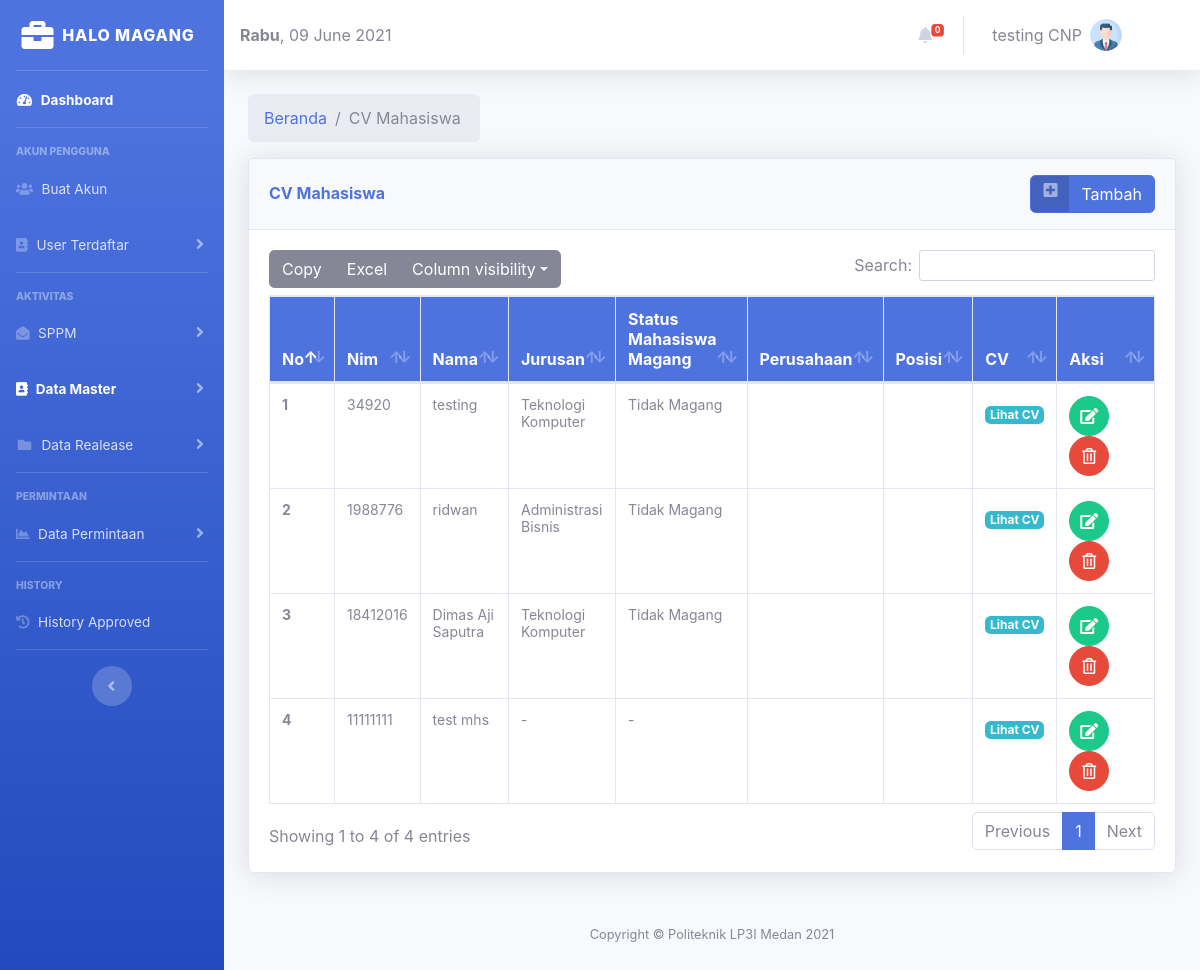
Page /views_cnp/cv_mahasiswa.php (signed in) on the committed database.
### tables this page shows
CREATE TABLE `tb_cvmahasiswa` (
  `id` int(11) NOT NULL,
  `nim` varchar(50) DEFAULT NULL,
  `nama_mahasiswa` varchar(100) DEFAULT NULL,
  `no_hp` varchar(20) DEFAULT NULL,
  `jurusan` varchar(100) DEFAULT NULL,
  `status_mahasiswa` varchar(20) DEFAULT NULL,
  `perusahaan` varchar(100) DEFAULT NULL,
  `jabatan` varchar(100) DEFAULT NULL,
  `tahun_angkatan` varchar(20) DEFAULT NULL,
  `ip1` varchar(10) DEFAULT NULL,
  `ip2` varchar(10) DEFAULT NULL,
  `ip3` varchar(10) DEFAULT NULL,
  `ip4` varchar(10) DEFAULT NULL,
  `total` varchar(10) DEFAULT NULL,
  `gambar` varchar(100) DEFAULT NULL
);

### views_cnp/cv_mahasiswa.php (the view, shortened to what this page needs)
<?php
include '../conn/koneksi.php';
include '../component/header.php';
?>
<body id="page-top">
    <?php
    include 'menu.php';
    include '../component/profile1.php';
    ?>
    <div class="container-fluid">
        <nav aria-label="breadcrumb ">
            <ol class="breadcrumb col-lg-3">
                <li class="breadcrumb-item"><a href="index.php">Beranda</a></li>
                <li class="breadcrumb-item active" aria-current="page">CV Mahasiswa</li>
            </ol>
        </nav>
        <div class="card shadow mb-4">
            <div class="card-header py-3 d-flex flex-row align-items-center justify-content-between">
                <h6 class="m-0 font-weight-bold text-primary">CV Mahasiswa</h6>
                <div class="dropdown no-arrow">
                    <button type="button" class="btn btn-primary btn-icon-split" data-toggle="modal" data-target="#tambahCv" style="float: right;">
                        <span class="icon text-white-50">
                            <i class="fa fa-plus-square" aria-hidden="true"></i>
                        </span>
                        <span class="text">Tambah</span>
                        </a></button>
                </div>
            </div>
            <div class="card-body">
                <div class="table-responsive">
                    <table id="datatable" class="table table-hover table-bordered " style="width:100%">
                        <thead class="bg-primary">
                            <tr>
                                <th scope="col" style="color: white">No</th>
                                <th scope="col" style="color: white">Nim</th>
                                <th scope="col" style="color: white; width: 30px;">Nama</th>
                                <th scope="col" style="color: white">Jurusan</th>
                                <th scope="col" style="color: white">Status Mahasiswa Magang</th>
                                <th scope="col" style="color: white; ">Perusahaan</th>
                                <th scope="col" style="color: white; ">Posisi</th>
                                <th scope="col" style="color: white; ">CV</th>
                                <th scope="col" style="color: white; width: 120px">Aksi</th>
                            </tr>
                        </thead>
                        <tbody>
                            <?php
                            $no = 0;
                            $data = mysqli_query($conn, "select * from tb_cvmahasiswa");
                            while ($d = mysqli_fetch_array($data)) {
                                $no++;
                            ?>
                                <tr>
                                    <th scope="row" style="font-size: 14px"><?php echo $no; ?></th>
                                    <td style="font-size: 14px"><?php echo $d['nim'];  ?></td>
                                    <td style="font-size: 14px"><?php echo $d['nama_mahasiswa'];  ?></td>
                                    <td style="font-size: 14px"><?php $jurusan = $d['jurusan'];
                                                                if ($jurusan == "-") {
                                                                    echo $jurusan = "-";
                                                                } else if ($jurusan == "AB") {
                                                                    echo $jurusan = "Administrasi Bisnis";
                                                                } else if ($jurusan == "TK") {
                                                                    echo $jurusan = "Teknologi Komputer";
                                                                } else {
                                                                    echo $jurusan = "Akutansi";
                                                                } ?></td>
                                    <td style="font-size: 14px"><?php $status_M = $d['status_mahasiswa'];
                                                                if ($status_M == "-") {
                                                                    echo $status_M = "-";
                                                                } else if ($status_M == "1") {
                                                                    echo $status_M = "Magang";
                                                                } else {
                                                                    echo $status_M = "Tidak Magang";
                                                                } ?></td>
                                    <td style="font-size: 14px"><?php echo $d['perusahaan']  ?></td>
                                    <td style="font-size: 14px"><?php echo $d['jabatan']  ?></td>
                                    <td> <a href="view_cv.php?id=<?php echo $d['id']; ?>" class="badge badge-info" onclick="basicPopup(this.href); return false" style="margin-top: 10px;">Lihat CV</a>
                                    <td> <a href=" #" class="btn btn-success btn-circle" data-target="#edit<?php echo $d['id']; ?>" data-toggle="modal">
                                            <i class="fas fa-edit"></i>
                                        </a>
                </div>
                <a href="delete_cv.php?id=<?= $d['id'] ?>" class="btn btn-danger btn-xs delete-data btn-circle">
                    <i class="far fa-trash-alt"></i>
                </a>
            <?php }
            ?>
            </div>
        </div>
    </div>
    <?php
    include '../component/footer.php';
    ?>
</body>
</html>

### rows in the picture
tb_cvmahasiswa: nim "34920", nama_mahasiswa "testing"
tb_cvmahasiswa: nim "1988776", nama_mahasiswa "ridwan"
tb_cvmahasiswa: nim "18412016", nama_mahasiswa "Dimas Aji Saputra"
tb_cvmahasiswa: nim "11111111", nama_mahasiswa "test mhs"

### other values in the picture
$hari_ini "Rabu"
$total "0"
$_SESSION['nama'] "testing CNP"
